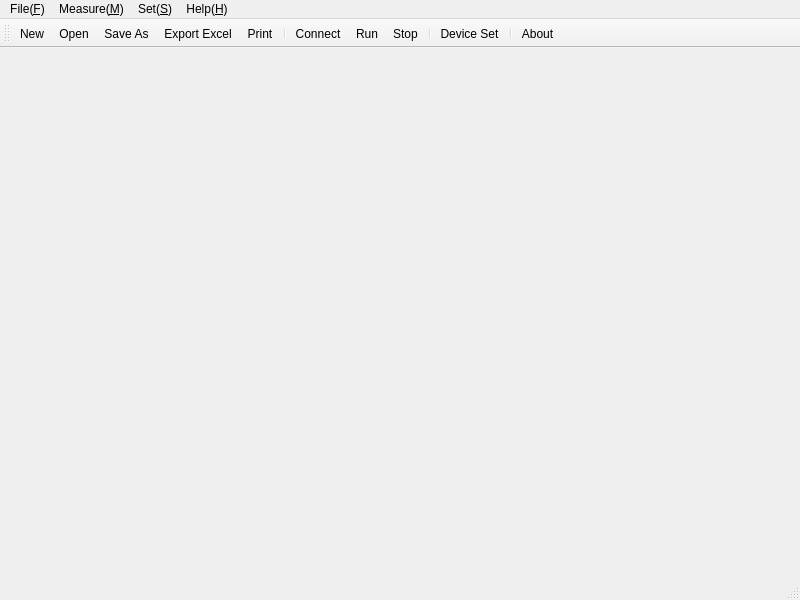
<?xml version="1.0" encoding="UTF-8"?>
<ui version="4.0">
 <class>MainWindow</class>
 <widget class="QMainWindow" name="MainWindow">
  <property name="geometry">
   <rect>
    <x>0</x>
    <y>0</y>
    <width>800</width>
    <height>600</height>
   </rect>
  </property>
  <property name="windowTitle">
   <string>MainWindow</string>
  </property>
  <widget class="QWidget" name="centralwidget"/>
  <widget class="QMenuBar" name="menubar">
   <property name="geometry">
    <rect>
     <x>0</x>
     <y>0</y>
     <width>800</width>
     <height>23</height>
    </rect>
   </property>
   <widget class="QMenu" name="menuFile_F">
    <property name="title">
     <string>File(&amp;F)</string>
    </property>
    <addaction name="actionNew"/>
    <addaction name="actionOpen"/>
    <addaction name="actionSave_As"/>
    <addaction name="actionExport"/>
    <addaction name="separator"/>
    <addaction name="actionPrint"/>
    <addaction name="separator"/>
    <addaction name="actionExit"/>
   </widget>
   <widget class="QMenu" name="menuMeasure_M">
    <property name="title">
     <string>Measure(&amp;M)</string>
    </property>
    <addaction name="actionConnect"/>
    <addaction name="actionRun"/>
    <addaction name="actionStop"/>
   </widget>
   <widget class="QMenu" name="menuSet_S">
    <property name="title">
     <string>Set(&amp;S)</string>
    </property>
    <addaction name="actionDevice_Set"/>
   </widget>
   <widget class="QMenu" name="menuHelp_H">
    <property name="title">
     <string>Help(&amp;H)</string>
    </property>
    <addaction name="actionAbout"/>
   </widget>
   <addaction name="menuFile_F"/>
   <addaction name="menuMeasure_M"/>
   <addaction name="menuSet_S"/>
   <addaction name="menuHelp_H"/>
  </widget>
  <widget class="QStatusBar" name="statusbar"/>
  <widget class="QToolBar" name="toolBar">
   <property name="windowTitle">
    <string>toolBar</string>
   </property>
   <attribute name="toolBarArea">
    <enum>TopToolBarArea</enum>
   </attribute>
   <attribute name="toolBarBreak">
    <bool>false</bool>
   </attribute>
   <addaction name="actionNew"/>
   <addaction name="actionOpen"/>
   <addaction name="actionSave_As"/>
   <addaction name="actionExport"/>
   <addaction name="actionPrint"/>
   <addaction name="separator"/>
   <addaction name="actionConnect"/>
   <addaction name="actionRun"/>
   <addaction name="actionStop"/>
   <addaction name="separator"/>
   <addaction name="actionDevice_Set"/>
   <addaction name="separator"/>
   <addaction name="actionAbout"/>
  </widget>
  <action name="actionNew">
   <property name="icon">
    <iconset resource="../source.qrc">
     <normaloff>:/images/24px.png</normaloff>:/images/24px.png</iconset>
   </property>
   <property name="text">
    <string>New</string>
   </property>
   <property name="shortcut">
    <string>Alt+N</string>
   </property>
  </action>
  <action name="actionOpen">
   <property name="icon">
    <iconset resource="../source.qrc">
     <normaloff>:/images/open482.png</normaloff>:/images/open482.png</iconset>
   </property>
   <property name="text">
    <string>Open</string>
   </property>
   <property name="shortcut">
    <string>Alt+O</string>
   </property>
  </action>
  <action name="actionSave_As">
   <property name="icon">
    <iconset resource="../source.qrc">
     <normaloff>:/images/save32px.png</normaloff>:/images/save32px.png</iconset>
   </property>
   <property name="text">
    <string>Save As...</string>
   </property>
  </action>
  <action name="actionExport">
   <property name="icon">
    <iconset resource="../source.qrc">
     <normaloff>:/images/excel48.png</normaloff>:/images/excel48.png</iconset>
   </property>
   <property name="text">
    <string>Export Excel</string>
   </property>
   <property name="shortcut">
    <string>Alt+E</string>
   </property>
  </action>
  <action name="actionPrint">
   <property name="icon">
    <iconset resource="../source.qrc">
     <normaloff>:/images/print48px.png</normaloff>:/images/print48px.png</iconset>
   </property>
   <property name="text">
    <string>Print</string>
   </property>
   <property name="shortcut">
    <string>Alt+P</string>
   </property>
  </action>
  <action name="actionExit">
   <property name="text">
    <string>Exit</string>
   </property>
  </action>
  <action name="actionConnect">
   <property name="icon">
    <iconset resource="../source.qrc">
     <normaloff>:/images/connect_creating.png</normaloff>:/images/connect_creating.png</iconset>
   </property>
   <property name="text">
    <string>Connect</string>
   </property>
  </action>
  <action name="actionStop">
   <property name="icon">
    <iconset resource="../source.qrc">
     <normaloff>:/images/stop64.png</normaloff>:/images/stop64.png</iconset>
   </property>
   <property name="text">
    <string>Stop</string>
   </property>
  </action>
  <action name="actionDevice_Set">
   <property name="icon">
    <iconset resource="../source.qrc">
     <normaloff>:/images/setting48.png</normaloff>:/images/setting48.png</iconset>
   </property>
   <property name="text">
    <string>Device Set</string>
   </property>
   <property name="shortcut">
    <string>Alt+S</string>
   </property>
  </action>
  <action name="actionAbout">
   <property name="icon">
    <iconset resource="../source.qrc">
     <normaloff>:/images/about48px.png</normaloff>:/images/about48px.png</iconset>
   </property>
   <property name="text">
    <string>About</string>
   </property>
   <property name="shortcut">
    <string>Alt+A</string>
   </property>
  </action>
  <action name="actionRun">
   <property name="icon">
    <iconset resource="../source.qrc">
     <normaloff>:/images/start48.png</normaloff>:/images/start48.png</iconset>
   </property>
   <property name="text">
    <string>Run</string>
   </property>
   <property name="shortcut">
    <string>Alt+R</string>
   </property>
  </action>
 </widget>
 <resources>
  <include location="../source.qrc"/>
 </resources>
 <connections/>
</ui>
